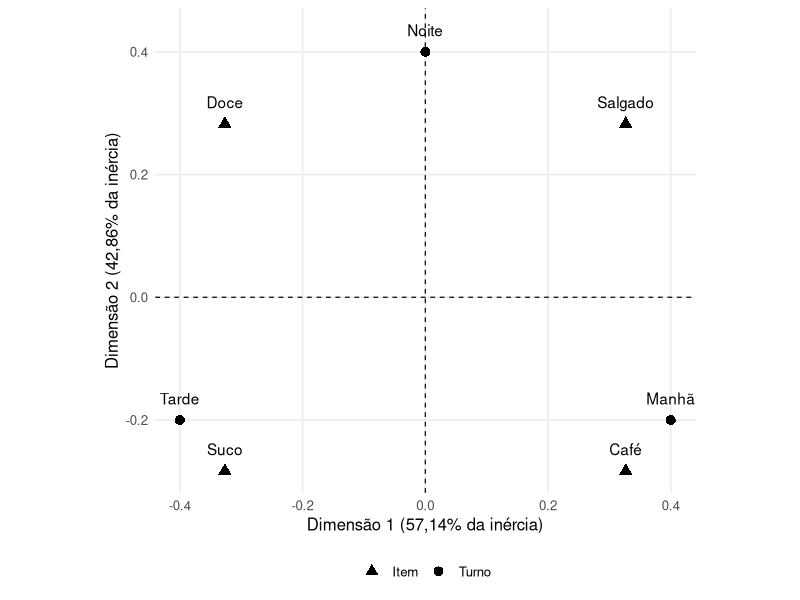
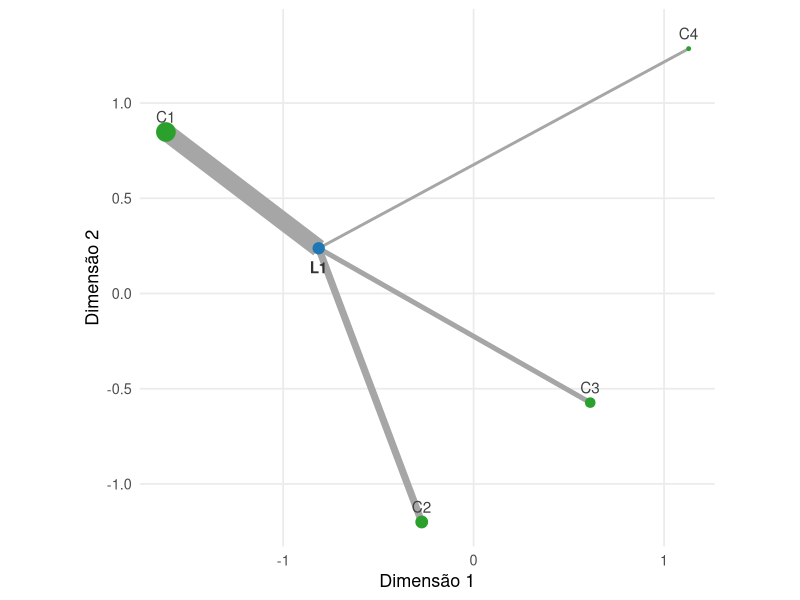
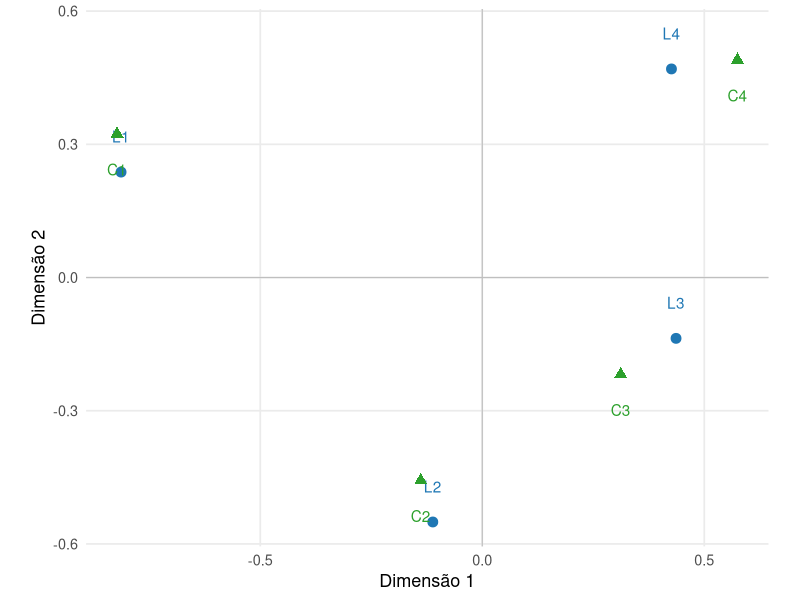

Reproduce these figures in R, in order.
## ---- chunk 1
#| label: fig-exemplo-ca-3x4
#| echo: false
#| warning: false
#| message: false
#| fig-cap: "Representação das categorias de linha e de coluna nas duas dimensões da Análise de Correspondência."
#| fig-width: 7.5
#| fig-height: 6
#| fig-align: center

library(ggplot2)

linhas <- data.frame(
  categoria = c(
    "Manhã",
    "Tarde",
    "Noite"
  ),
  Dim1 = c(
    0.40,
    -0.40,
    0
  ),
  Dim2 = c(
    -0.20,
    -0.20,
    0.40
  ),
  tipo = "Turno"
)

colunas <- data.frame(
  categoria = c(
    "Café",
    "Suco",
    "Salgado",
    "Doce"
  ),
  Dim1 = c(
    0.3266,
    -0.3266,
    0.3266,
    -0.3266
  ),
  Dim2 = c(
    -0.2828,
    -0.2828,
    0.2828,
    0.2828
  ),
  tipo = "Item"
)

dados_grafico <- rbind(
  linhas,
  colunas
)

ggplot(
  dados_grafico,
  aes(
    x = Dim1,
    y = Dim2,
    shape = tipo
  )
) +
  geom_hline(
    yintercept = 0,
    linewidth = 0.4,
    linetype = "dashed"
  ) +
  geom_vline(
    xintercept = 0,
    linewidth = 0.4,
    linetype = "dashed"
  ) +
  geom_point(
    size = 3
  ) +
  geom_text(
    aes(
      label = categoria
    ),
    nudge_y = 0.035,
    check_overlap = TRUE
  ) +
  scale_shape_manual(
    values = c(
      "Turno" = 16,
      "Item" = 17
    )
  ) +
  labs(
    x = "Dimensão 1 (57,14% da inércia)",
    y = "Dimensão 2 (42,86% da inércia)",
    shape = NULL
  ) +
  coord_equal() +
  theme_minimal(
    base_size = 12
  ) +
  theme(
    panel.grid.minor = element_blank(),
    legend.position = "bottom"
  )
## ---- chunk 2
#| label: fig-ca-relacao-baricentrica
#| echo: false
#| warning: false
#| message: false
#| fig-cap: "Relação baricêntrica entre uma linha e as coordenadas padrão das colunas. A posição da linha é a média ponderada das posições das colunas, com pesos dados pelo perfil da própria linha."
#| fig-width: 7.5
#| fig-height: 5.5
#| fig-align: center

library(ggplot2)

N <- matrix(
  c(
    40, 15, 10,  5,
    10, 35, 20,  5,
     5, 15, 40, 20,
    10, 10, 15, 35
  ),
  nrow = 4,
  byrow = TRUE
)

rownames(N) <- paste0(
  "L",
  1:4
)

colnames(N) <- paste0(
  "C",
  1:4
)

P <- N / sum(
  N
)

r <- rowSums(
  P
)

c <- colSums(
  P
)

Dr_menos_meio <- diag(
  1 / sqrt(
    r
  )
)

Dc_menos_meio <- diag(
  1 / sqrt(
    c
  )
)

Qca <- Dr_menos_meio %*%
  (
    P -
      r %o% c
  ) %*%
  Dc_menos_meio

decomp <- svd(
  Qca
)

tol <- 1e-10

L <- sum(
  decomp$d > tol
)

U <- decomp$u[
  ,
  seq_len(L),
  drop = FALSE
]

V <- decomp$v[
  ,
  seq_len(L),
  drop = FALSE
]

D <- diag(
  decomp$d[
    seq_len(L)
  ],
  nrow = L
)

Ar <- Dr_menos_meio %*%
  U

Ac <- Dc_menos_meio %*%
  V

Fr <- Ar %*%
  D

linha_escolhida <- 1

perfil <- P[
  linha_escolhida,
] / r[
  linha_escolhida
]

colunas <- data.frame(
  categoria = colnames(
    N
  ),
  Dim1 = Ac[, 1],
  Dim2 = Ac[, 2],
  peso = perfil
)

linha <- data.frame(
  categoria = rownames(
    N
  )[
    linha_escolhida
  ],
  Dim1 = Fr[
    linha_escolhida,
    1
  ],
  Dim2 = Fr[
    linha_escolhida,
    2
  ]
)

segmentos <- data.frame(
  x = linha$Dim1,
  y = linha$Dim2,
  xend = colunas$Dim1,
  yend = colunas$Dim2,
  peso = colunas$peso
)

ggplot() +
  geom_segment(
    data = segmentos,
    aes(
      x = x,
      y = y,
      xend = xend,
      yend = yend,
      linewidth = peso
    ),
    color = "gray65",
    show.legend = FALSE
  ) +
  geom_point(
    data = colunas,
    aes(
      x = Dim1,
      y = Dim2,
      size = peso
    ),
    color = "#2ca02c",
    show.legend = FALSE
  ) +
  geom_text(
    data = colunas,
    aes(
      x = Dim1,
      y = Dim2,
      label = categoria
    ),
    nudge_y = 0.08,
    color = "gray25"
  ) +
  geom_point(
    data = linha,
    aes(
      x = Dim1,
      y = Dim2
    ),
    size = 3.5,
    color = "#1f77b4"
  ) +
  geom_text(
    data = linha,
    aes(
      x = Dim1,
      y = Dim2,
      label = categoria
    ),
    nudge_y = -0.1,
    fontface = "bold",
    color = "gray20"
  ) +
  coord_equal() +
  labs(
    x = "Dimensão 1",
    y = "Dimensão 2"
  ) +
  theme_minimal(
    base_size = 13
  ) +
  theme(
    panel.grid.minor = element_blank()
  )
## ---- chunk 3
#| label: fig-ca-mapa-conjunto
#| echo: false
#| warning: false
#| message: false
#| fig-cap: "Representação conjunta das categorias de linhas e colunas nas duas primeiras dimensões. As distâncias dentro de cada nuvem são representadas no subespaço exibido; a distância entre uma linha e uma coluna não corresponde, em geral, a uma distância qui-quadrado."
#| fig-width: 7.5
#| fig-height: 5.8
#| fig-align: center

library(ggplot2)

N <- matrix(
  c(
    40, 15, 10,  5,
    10, 35, 20,  5,
     5, 15, 40, 20,
    10, 10, 15, 35
  ),
  nrow = 4,
  byrow = TRUE
)

rownames(N) <- paste0(
  "L",
  1:4
)

colnames(N) <- paste0(
  "C",
  1:4
)

P <- N / sum(
  N
)

r <- rowSums(
  P
)

c <- colSums(
  P
)

Dr_menos_meio <- diag(
  1 / sqrt(
    r
  )
)

Dc_menos_meio <- diag(
  1 / sqrt(
    c
  )
)

Qca <- Dr_menos_meio %*%
  (
    P -
      r %o% c
  ) %*%
  Dc_menos_meio

decomp <- svd(
  Qca
)

tol <- 1e-10

L <- sum(
  decomp$d > tol
)

U <- decomp$u[
  ,
  seq_len(L),
  drop = FALSE
]

V <- decomp$v[
  ,
  seq_len(L),
  drop = FALSE
]

D <- diag(
  decomp$d[
    seq_len(L)
  ],
  nrow = L
)

Fr <- Dr_menos_meio %*%
  U %*%
  D

Fc <- Dc_menos_meio %*%
  V %*%
  D

linhas <- data.frame(
  categoria = rownames(
    N
  ),
  Dim1 = Fr[, 1],
  Dim2 = Fr[, 2],
  tipo = "Linhas"
)

colunas <- data.frame(
  categoria = colnames(
    N
  ),
  Dim1 = Fc[, 1],
  Dim2 = Fc[, 2],
  tipo = "Colunas"
)

ggplot() +
  geom_hline(
    yintercept = 0,
    linewidth = 0.4,
    color = "gray75"
  ) +
  geom_vline(
    xintercept = 0,
    linewidth = 0.4,
    color = "gray75"
  ) +
  geom_point(
    data = linhas,
    aes(
      x = Dim1,
      y = Dim2
    ),
    size = 3,
    color = "#1f77b4"
  ) +
  geom_text(
    data = linhas,
    aes(
      x = Dim1,
      y = Dim2,
      label = categoria
    ),
    nudge_y = 0.08,
    color = "#1f77b4"
  ) +
  geom_point(
    data = colunas,
    aes(
      x = Dim1,
      y = Dim2
    ),
    size = 3,
    shape = 17,
    color = "#2ca02c"
  ) +
  geom_text(
    data = colunas,
    aes(
      x = Dim1,
      y = Dim2,
      label = categoria
    ),
    nudge_y = -0.08,
    color = "#2ca02c"
  ) +
  coord_equal() +
  labs(
    x = "Dimensão 1",
    y = "Dimensão 2"
  ) +
  theme_minimal(
    base_size = 13
  ) +
  theme(
    panel.grid.minor = element_blank()
  )
